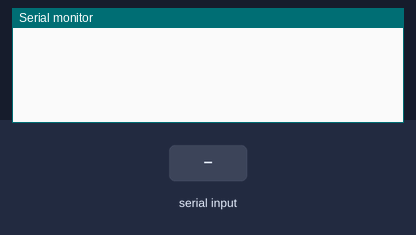
This sketch was run on a simulated Arduino Uno, built with avr-gcc and run on an emulated ATmega328P. Shown: the last lines printed to the serial monitor. The test bench sets the inputs (shaded band).

Above: at 1.2 s.
1.3 s: "90,45\n" received over Serial
At 2.1 s:
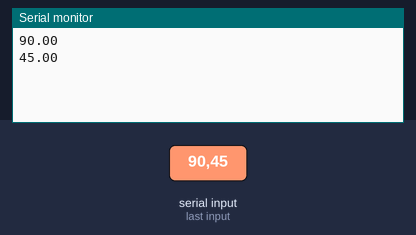
2.8 s: "30,150\n" received over Serial
At 4.5 s:
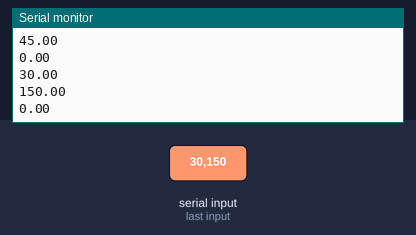
Timing chart, 0 to 6.0 s (numbered marks = the images above; inputs shaded):
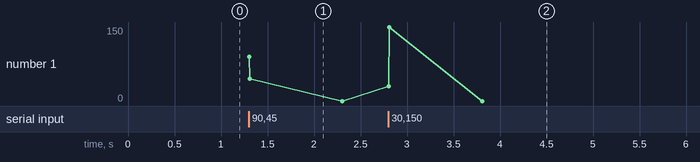

The sketch:

Serial_print_tt.ino
```cpp
float myNumber;
char x;
char y;

void setup() {

  Serial.begin(9600);


}

void loop() {
while (Serial.available()==0){
}
myNumber = Serial.parseFloat();

Serial.println(myNumber);


}
```

Measured:
- after the input at 1.3 s, the serial monitor: prints a new line at once (image 1)
- after the input at 2.8 s, the serial monitor: prints a new line at once (image 2)
